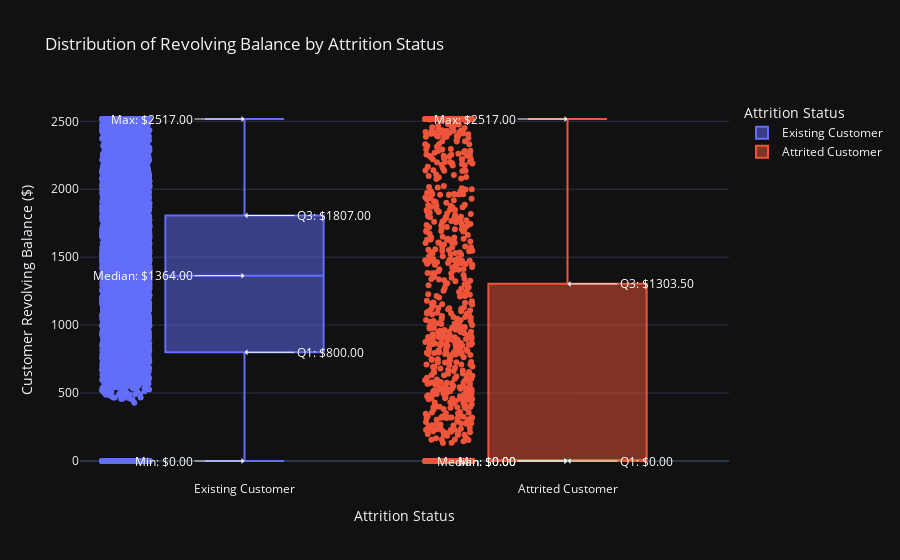

This figure's notebook cell:
### Code cell
fig = px.box(
    df,
    x='Attrition_Flag',
    y='Total_Revolving_Bal',
    color='Attrition_Flag',
    title='Distribution of Revolving Balance by Attrition Status',
    points='all'
)

fig.update_layout(
    template='plotly_dark',
    xaxis_title='Attrition Status',
    yaxis_title='Customer Revolving Balance ($)',
    legend_title='Attrition Status'
)

statistics = df.groupby('Attrition_Flag')['Total_Revolving_Bal'].describe()

for attrition_flag in statistics.index:
    stats = statistics.loc[attrition_flag]
    q1 = stats['25%']
    median = stats['50%']
    q3 = stats['75%']
    min_fence = stats['min']
    max_fence = stats['max']

    vertical_positions = {
        'Min': (min_fence, 'left'),
        'Q1': (q1, 'right'),
        'Median': (median, 'left'),
        'Q3': (q3, 'right'),
        'Max': (max_fence, 'left')
    }

    for label, (y, position) in vertical_positions.items():
        ax_offset = -50 if position == 'left' else 50 
        fig.add_annotation(
            x=attrition_flag,
            y=y,
            text=f'{label}: ${y:.2f}',
            showarrow=True,
            arrowhead=1,
            font=dict(color="white"),
            ax=ax_offset,
            ay=0,
            xanchor='right' if position == 'left' else 'left'
        )

fig.show()

### Figure 1 — Plotly figure (JSON) as saved in the notebook; plotly's stock layout.template omitted (floating-point values rounded to 4 significant figures; data arrays with more than 128 entries replaced by an {"elided": "..."} marker saying what was removed)
{"data": [{"alignmentgroup": "True", "boxpoints": "all", "hovertemplate": "Attrition_Flag=%{x}<br>Total_Revolving_Bal=%{y}<extra></extra>", "legendgroup": "Existing Customer", "marker": {"color": "#636efa"}, "name": "Existing Customer", "notched": false, "offsetgroup": "Existing Customer", "orientation": "v", "showlegend": true, "type": "box", "x": {"elided": "8500 str values"}, "x0": " ", "xaxis": "x", "y": {"elided": "8500 int values"}, "y0": " ", "yaxis": "y"}, {"alignmentgroup": "True", "boxpoints": "all", "hovertemplate": "Attrition_Flag=%{x}<br>Total_Revolving_Bal=%{y}<extra></extra>", "legendgroup": "Attrited Customer", "marker": {"color": "#EF553B"}, "name": "Attrited Customer", "notched": false, "offsetgroup": "Attrited Customer", "orientation": "v", "showlegend": true, "type": "box", "x": {"elided": "1627 str values"}, "x0": " ", "xaxis": "x", "y": {"elided": "1627 int values"}, "y0": " ", "yaxis": "y"}], "layout": {"annotations": [{"arrowhead": 1, "ax": -50, "ay": 0, "font": {"color": "white"}, "showarrow": true, "text": "Min: $0.00", "x": "Attrited Customer", "xanchor": "right", "y": 0}, {"arrowhead": 1, "ax": 50, "ay": 0, "font": {"color": "white"}, "showarrow": true, "text": "Q1: $0.00", "x": "Attrited Customer", "xanchor": "left", "y": 0}, {"arrowhead": 1, "ax": -50, "ay": 0, "font": {"color": "white"}, "showarrow": true, "text": "Median: $0.00", "x": "Attrited Customer", "xanchor": "right", "y": 0}, {"arrowhead": 1, "ax": 50, "ay": 0, "font": {"color": "white"}, "showarrow": true, "text": "Q3: $1303.50", "x": "Attrited Customer", "xanchor": "left", "y": 1304.0}, {"arrowhead": 1, "ax": -50, "ay": 0, "font": {"color": "white"}, "showarrow": true, "text": "Max: $2517.00", "x": "Attrited Customer", "xanchor": "right", "y": 2517}, {"arrowhead": 1, "ax": -50, "ay": 0, "font": {"color": "white"}, "showarrow": true, "text": "Min: $0.00", "x": "Existing Customer", "xanchor": "right", "y": 0}, {"arrowhead": 1, "ax": 50, "ay": 0, "font": {"color": "white"}, "showarrow": true, "text": "Q1: $800.00", "x": "Existing Customer", "xanchor": "left", "y": 800}, {"arrowhead": 1, "ax": -50, "ay": 0, "font": {"color": "white"}, "showarrow": true, "text": "Median: $1364.00", "x": "Existing Customer", "xanchor": "right", "y": 1364}, {"arrowhead": 1, "ax": 50, "ay": 0, "font": {"color": "white"}, "showarrow": true, "text": "Q3: $1807.00", "x": "Existing Customer", "xanchor": "left", "y": 1807}, {"arrowhead": 1, "ax": -50, "ay": 0, "font": {"color": "white"}, "showarrow": true, "text": "Max: $2517.00", "x": "Existing Customer", "xanchor": "right", "y": 2517}], "boxmode": "overlay", "legend": {"title": {"text": "Attrition Status"}, "tracegroupgap": 0}, "title": {"text": "Distribution of Revolving Balance by Attrition Status"}, "xaxis": {"anchor": "y", "categoryarray": ["Existing Customer", "Attrited Customer"], "categoryorder": "array", "domain": [0, 1], "title": {"text": "Attrition Status"}}, "yaxis": {"anchor": "x", "domain": [0, 1], "title": {"text": "Customer Revolving Balance ($)"}}}}
